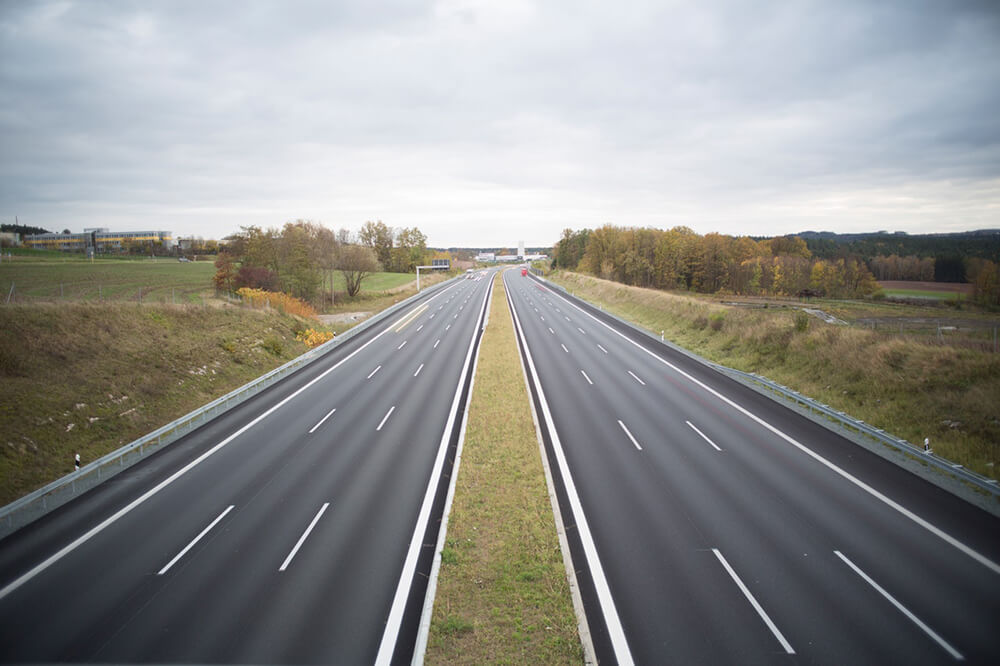
#> input picture lane-detection/highway.jpg, 1000 x 666 px, given in place of nl_highway.mp4, which was not available
$ python amsterdam.py
#> lines starting #> are read from the running program, lines starting #| are printed output that depends on the picture; after the words box and inside, x2 and y2 are one past the last pixel; in counts of white or black regions, pixels touching at a corner belong together; pictures that were not available may be replaced by others from this repository, and a replacement may not be noted
import cv2 as cv
import numpy as np

TEST_VIDEO = 'nl_highway.mp4'
#TEST_VIDEO = 'test_video_ams_cut.mp4'
LANE_HISTORY = 20
MAX_LANE_SHIFT = 20
DEBUG_MODE = True
left_line_history = []
right_line_history = []

def canny(image):
    gray= cv.cvtColor(image, cv.COLOR_BGR2GRAY)
    blur = cv.GaussianBlur(gray, (5, 5), 0)
    canny = cv.Canny(blur, 130, 170)
    return canny

def roi(image):
    height, width = image.shape[:2]
    mask = np.zeros_like(image)
    polygon = np.array([[
        (0, height),           # Bottom left
        (width*0.25, height*0.8),     # Mid-left point
        (width*0.5, height*0.5),      # Top left
        (width*0.5, height*0.5),      # Top right
        (width*0.75, height*0.76),      # Mid-right point
        (width*0.8, height)            # Bottom right
    ]], dtype=np.int32)

    cv.fillPoly(mask, polygon, 255)
    masked_img = cv.bitwise_and(image, mask)
    return masked_img, polygon

def filter_lanes(lines, image_width):
    if lines is None:
        return None, None, None
    left_lines = []
    right_lines = []
    rejected_lines = []

    for line in lines:
        x1, y1, x2, y2 = line[0]
        if x2 == x1:
            continue

        slope = (y2 - y1) / (x2 - x1)
        mid_x = (x1 + x2) / 2

        if abs(slope) < 0.2:
            rejected_lines.append(line)
        elif slope < 0 and mid_x > image_width * 0.2 and mid_x < image_width * 0.6 and mid_x > image_width * 0.4:
            left_lines.append(line)
        elif slope > 0 and mid_x > image_width * 0.5 and mid_x < image_width * 0.8 and mid_x > image_width * 0.55:
            right_lines.append(line)
        else:
            rejected_lines.append(line)

    return left_lines, right_lines, rejected_lines

def make_coordinates(image,line_parameters):
    slope,intercept=line_parameters
    y1=image.shape[0]
    y2=int(y1*0.75)
    x1=int((y1-intercept)/slope)
    x2=int((y2-intercept)/slope)
    return np.array([x1,y1,x2,y2])

prev_right_fit_average = np.array([-0.5, 300])
prev_left_fit_average = np.array([0.5, -50])

def fit_lane(image, lines):
    global prev_left_fit_average, prev_right_fit_average, left_line_history, right_line_history

    left_fit_average = prev_left_fit_average
    right_fit_average = prev_right_fit_average

    if lines is None:
        left_line = make_coordinates(image, prev_left_fit_average)
        right_line = make_coordinates(image, prev_right_fit_average)
        return np.array([left_line, right_line])

    left_fit = []
    right_fit = []

    for line in lines:
        x1, y1, x2, y2 = line.reshape(4)
        if abs(x2 - x1) < 1 or abs(y2 - y1) < 1:
            continue

        parameters = np.polyfit((x1, x2), (y1, y2), 1)
        slope = parameters[0]
        intercept = parameters[1]

        if slope < -0.3:  # Left lane
            left_fit.append((slope, intercept))
        elif slope > 0.3:  # Right lane
            right_fit.append((slope, intercept))

    if len(left_fit) > 0:
        left_fit_average = np.average(left_fit, axis=0)
        prev_left_fit_average = left_fit_average

    if len(right_fit) > 0:
        right_fit_average = np.average(right_fit, axis=0)
        prev_right_fit_average = right_fit_average

    try:
        left_line = make_coordinates(image, left_fit_average)
        right_line = make_coordinates(image, right_fit_average)
    except Exception as e:
        print(f"Error calculating lines: {e}")
        left_line = make_coordinates(image, prev_left_fit_average)
        right_line = make_coordinates(image, prev_right_fit_average)

    left_line_history.append(left_line)
    right_line_history.append(right_line)

    if len(left_line_history) > LANE_HISTORY:
        left_line_history.pop(0)
    if len(right_line_history) > LANE_HISTORY:
        right_line_history.pop(0)


    smoothed_left = np.mean(left_line_history, axis=0).astype(np.int32)
    smoothed_right = np.mean(right_line_history, axis=0).astype(np.int32)

    if len(left_line_history) > 1:
        prev_left = left_line_history[-2]
        if abs(smoothed_left[0] - prev_left[0]) > MAX_LANE_SHIFT:
            print("Rejecting sudden left lane shift")
            smoothed_left = prev_left

    if len(right_line_history) > 1:
        prev_right = right_line_history[-2]
        if abs(smoothed_right[0] - prev_right[0]) > MAX_LANE_SHIFT:
            print("Rejecting sudden right lane shift")
            smoothed_right = prev_right

    return np.array([smoothed_left, smoothed_right])

def create_lane_path(image, lane_lines):
    lane_path = np.zeros_like(image)
    if lane_lines is None or len(lane_lines) < 2:
        return lane_path

    left_line = lane_lines[0]
    right_line = lane_lines[1]

    lane_points = np.array([
        [left_line[0], left_line[1]],   # Bottom left
        [left_line[2], left_line[3]],   # Top left
        [right_line[2], right_line[3]], # Top right
        [right_line[0], right_line[1]]  # Bottom right
    ], dtype=np.int32)

    cv.fillPoly(lane_path, [lane_points], (0, 100, 0))

    return lane_path

# [7 lines left out: function display_lines, not called in this run]

cap = cv.VideoCapture(TEST_VIDEO)
while(cap.isOpened()):
    ret ,frame=cap.read()
#> frame is the input picture: shape (666, 1000, 3); mean B, G, R 139.3, 141.7, 141.2

    height, width = frame.shape[:2]

    canny_image=canny(frame)
#> in canny, `canny = cv.Canny(blur, 130, 170)`:
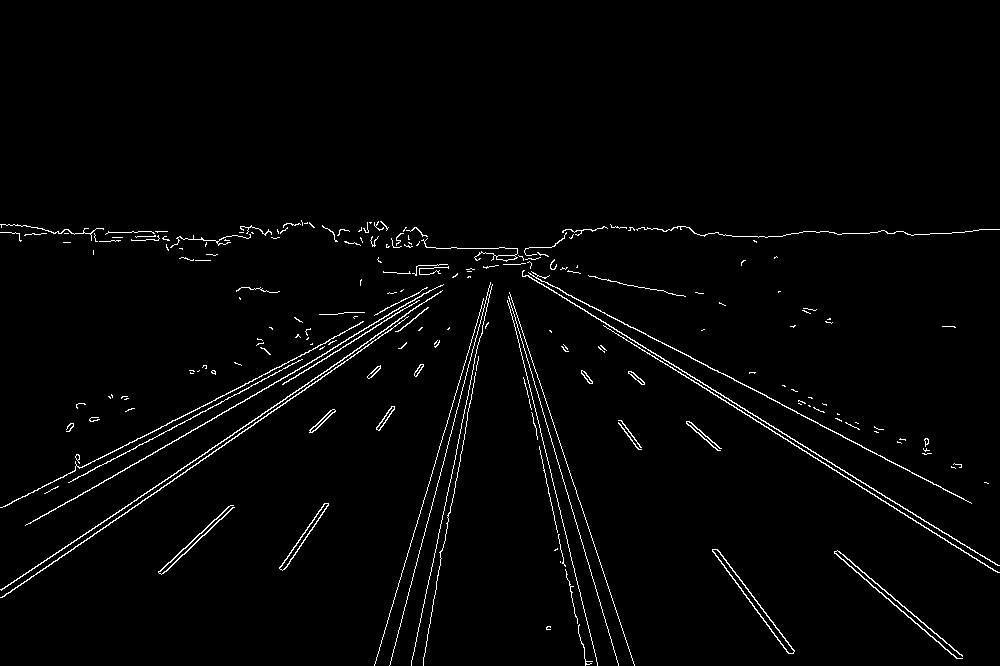
#> canny: shape (666, 1000); 2% white in thin lines or dots, all inside (x1, y1, x2, y2) = (0, 220, 1000, 666)

    cropped_image, roi_polygon=roi(canny_image)
#> roi_polygon = [[0, 666], [250, 532], [500, 333], [500, 333], [750, 506], [800, 666]]

    lines = cv.HoughLinesP(
        cropped_image,
        rho=2,
        theta=np.pi/180,
        threshold=100,
        minLineLength=20,
        maxLineGap=10
    )
#> lines = 16 rows, first 6: [411, 665, 461, 428], [524, 350, 574, 515], [527, 390, 581, 643], [389, 665, 454, 421], [450, 512, 478, 356], [519, 346, 596, 657]

    left_lines, right_lines, rejected_lines = filter_lanes(lines, width)
#> the loop in filter_lanes, `for line in lines:` made 16 passes
#> (x1, y1, x2, y2, slope, mid_x) on passes 1 to 8: (411, 665, 461, 428, -4.74, 436), (524, 350, 574, 515, 3.3, 549), (527, 390, 581, 643, 4.69, 554), (389, 665, 454, 421, -3.75, 421.5), (450, 512, 478, 356, -5.57, 464), (519, 346, 596, 657, 4.04, 557.5), (717, 549, 794, 651, 1.32, 755.5), (529, 353, 601, 565, 2.94, 565)
#> after the loop in filter_lanes, `for line in lines:`: left_lines = [[[411, 665, 461, 428]], [[389, 665, 454, 421]], [[450, 512, 478, 356]], [[376, 657, 454, 399]], [[423, 665, 441, 550]], [[455, 455, 476, 352]]]; rejected_lines = [[[524, 350, 574, 515]], [[284, 569, 328, 504]], [[279, 568, 325, 503]]]; right_lines = [[[527, 390, 581, 643]], [[519, 346, 596, 657]], [[717, 549, 794, 651]], [[529, 353, 601, 565]], [[565, 486, 602, 612]], [[721, 561, 788, 653]], [[712, 549, 743, 593]]]

    if DEBUG_MODE:
        debug_image = frame.copy()

        if lines is not None:
            for line in lines:
                x1, y1, x2, y2 = line[0]
                cv.line(debug_image, (x1, y1), (x2, y2), (0, 255, 255), 1)
#> this loop made 16 passes
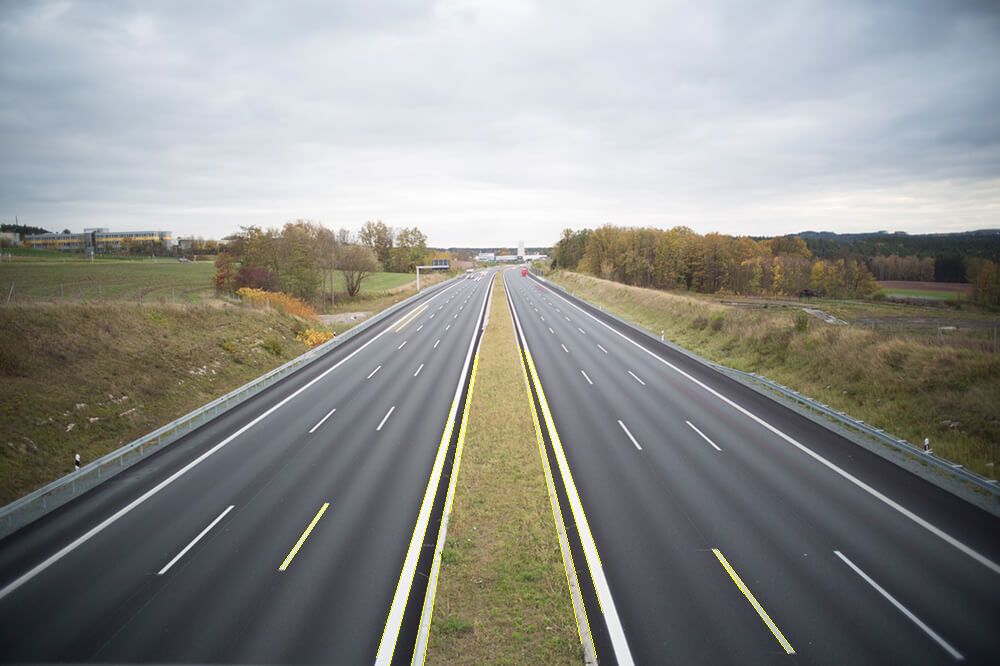
#> debug_image: shape (666, 1000, 3); 0.38% of pixels changed, all inside (x1, y1, x2, y2) = (279, 346, 795, 666)

        if left_lines is not None:
            for line in left_lines:
                x1, y1, x2, y2 = line[0]
                cv.line(debug_image, (x1, y1), (x2, y2), (255, 0, 0), 2)
#> this loop made 6 passes
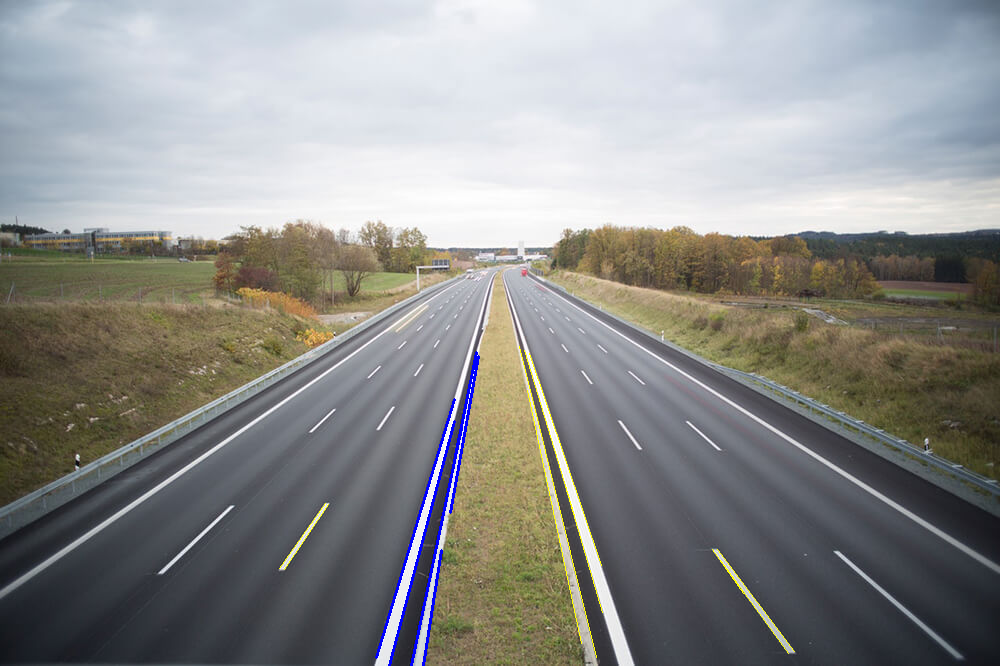
#> debug_image: shape (666, 1000, 3); 0.48% of pixels changed, all inside (x1, y1, x2, y2) = (375, 351, 480, 666)

        if right_lines is not None:
            for line in right_lines:
                x1, y1, x2, y2 = line[0]
                cv.line(debug_image, (x1, y1), (x2, y2), (0, 255, 0), 2)
#> this loop made 7 passes
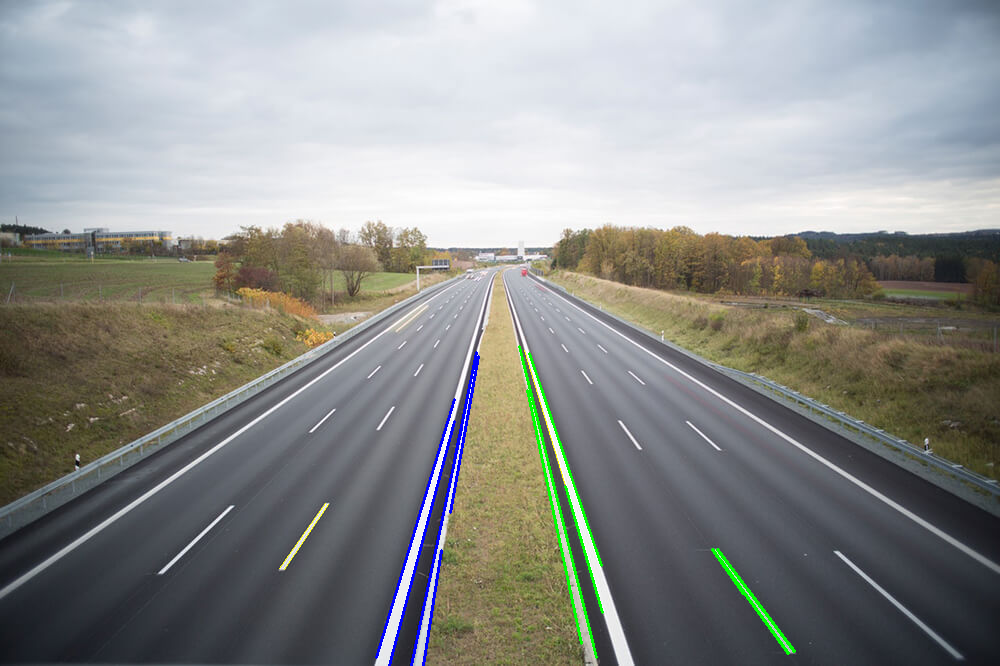
#> debug_image: shape (666, 1000, 3); 0.53% of pixels changed, all inside (x1, y1, x2, y2) = (518, 345, 796, 659)

        if rejected_lines is not None:
            for line in rejected_lines:
                x1, y1, x2, y2 = line[0]
                cv.line(debug_image, (x1, y1), (x2, y2), (0, 0, 255), 1)
#> this loop made 3 passes
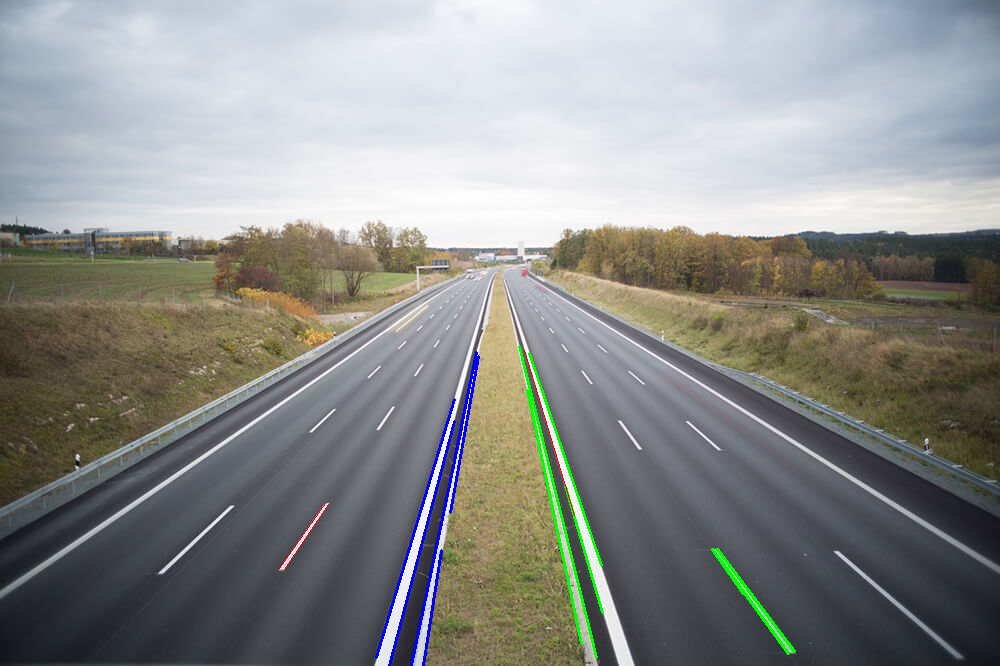
#> debug_image: shape (666, 1000, 3); 0.04% of pixels changed, all inside (x1, y1, x2, y2) = (279, 350, 575, 570)

        cv.putText(debug_image, f"Min slope: {0.3}", (10, 30),
                cv.FONT_HERSHEY_SIMPLEX, 0.7, (255, 255, 255), 2)
        cv.putText(debug_image, f"Left X range: {int(width*0.2)}-{int(width*0.5)}", (10, 60),
                cv.FONT_HERSHEY_SIMPLEX, 0.7, (255, 255, 255), 2)
        cv.putText(debug_image, f"Right X range: {int(width*0.5)}-{int(width*0.8)}", (10, 90),
                cv.FONT_HERSHEY_SIMPLEX, 0.7, (255, 255, 255), 2)

        cv.imshow("Debug Lines", debug_image)

    left_right_lanes = fit_lane(frame, lines)
#> the loop in fit_lane, `for line in lines:` made 16 passes
#> (x1, y1, x2, y2, slope, intercept) on passes 1 to 8: (411, 665, 461, 428, -4.74, 2613.1), (524, 350, 574, 515, 3.3, -1379.2), (527, 390, 581, 643, 4.69, -2079.1), (389, 665, 454, 421, -3.75, 2125.2), (450, 512, 478, 356, -5.57, 3019.1), (519, 346, 596, 657, 4.04, -1750.2), (717, 549, 794, 651, 1.32, -400.8), (529, 353, 601, 565, 2.94, -1204.6)
#> after the loop in fit_lane, `for line in lines:`: left_fit = [(-4.74, 2613.1), (-3.75, 2125.2), (-5.57, 3019.1), (-3.31, 1900.7), (-6.39, 3367.5), (-1.48, 988.5), (-1.41, 962.2), (-4.9, 2686.7)]; right_fit = [(3.3, -1379.2), (4.69, -2079.1), (4.04, -1750.2), (1.32, -400.8), (2.94, -1204.6), (3.41, -1438.1), (1.37, -429), (1.42, -461.6)]
#> in fit_lane, `left_fit_average = np.average(left_fit, axis=0)`: left_fit_average = [-3.94, 2207.9]
#> in fit_lane, `right_fit_average = np.average(right_fit, axis=0)`: right_fit_average = [2.81, -1142.8]
#> in make_coordinates, `slope,intercept=line_parameters`: slope = -3.94; intercept = 2207.9
#> in make_coordinates, `x1=int((y1-intercept)/slope)`: x1 = 390
#> in make_coordinates, `x2=int((y2-intercept)/slope)`: x2 = 433
#> in fit_lane, `left_line = make_coordinates(image, left_fit_average)`: left_line = [390, 666, 433, 499]
#> in fit_lane, `right_line = make_coordinates(image, right_fit_average)`: right_line = [643, 666, 583, 499]
#> in fit_lane, `smoothed_left = np.mean(left_line_history, axis=0).astype(np.int32)`: smoothed_left = [390, 666, 433, 499]
#> in fit_lane, `smoothed_right = np.mean(right_line_history, axis=0).astype(np.int32)`: smoothed_right = [643, 666, 583, 499]
#> left_right_lanes = [[390, 666, 433, 499], [643, 666, 583, 499]]
    center_lane = None

    line_image = np.zeros_like(frame)

    lane_path = create_lane_path(frame, left_right_lanes)
#> in create_lane_path, `left_line = lane_lines[0]`: left_line = [390, 666, 433, 499]
#> in create_lane_path, `right_line = lane_lines[1]`: right_line = [643, 666, 583, 499]
#> in create_lane_path, `lane_points = np.array([ [left_line[0], left_line[1]],`: lane_points = [[390, 666], [433, 499], [583, 499], [643, 666]]
#> in create_lane_path, `cv.fillPoly(lane_path, [lane_points], (0, 100, 0))`:
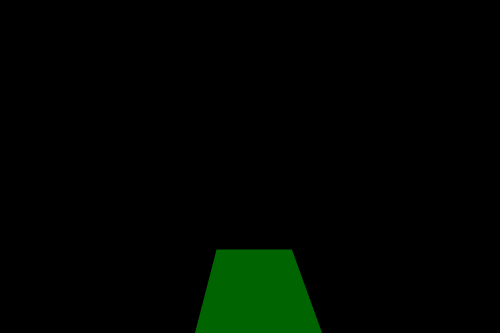
#> lane_path: shape (666, 1000, 3) (shown at 1/2 size); mean of channels 0, 1, 2 0, 5.1, 0; drawn as B, G, R

    if left_right_lanes is not None and len(left_right_lanes) > 0:
        x1, y1, x2, y2 = left_right_lanes[0]
#> x1 = 390; y1 = 666; x2 = 433; y2 = 499
        cv.line(line_image, (x1, y1), (x2, y2), (0, 255, 0), 8)  # Green

    if left_right_lanes is not None and len(left_right_lanes) > 1:
        x1, y1, x2, y2 = left_right_lanes[1]
#> x1 = 643; x2 = 583
        cv.line(line_image, (x1, y1), (x2, y2), (0, 0, 255), 8)  # Red
#> line_image: shape (666, 1000, 3); mean of channels 0, 1, 2 0, 0.6, 0.6

    result = frame.copy()
    path_overlay = cv.addWeighted(result, 1, lane_path, 0.3, 0)
    final_image = cv.addWeighted(path_overlay, 1, line_image, 1, 0)

    cv.imshow('result', final_image)
    roi_resized = cv.resize(cropped_image, (400, 400))
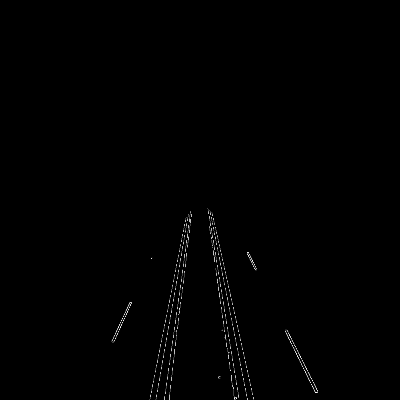
#> roi_resized: shape (400, 400); min 0, max 255, mean 1.2
    cv.imshow("ROI-Image", roi_resized)

    key = cv.waitKey(1) & 0xFF
#> (key Esc is pressed here)

    if key == 27:  # ESC key
        break
    elif key == ord('f'):  # Press 'f' to skip forward 5 seconds
        current_frame = cap.get(cv.CAP_PROP_POS_FRAMES)
        fps = cap.get(cv.CAP_PROP_FPS)
        cap.set(cv.CAP_PROP_POS_FRAMES, current_frame + int(fps * 5))
    elif key == ord('b'):  # Press 'b' to go back 5 seconds
        current_frame = cap.get(cv.CAP_PROP_POS_FRAMES)
        fps = cap.get(cv.CAP_PROP_FPS)
        cap.set(cv.CAP_PROP_POS_FRAMES, max(0, current_frame - int(fps * 5)))
    elif key == ord('d'):  # Press 'd' to toggle debug mode
        DEBUG_MODE = not DEBUG_MODE
        if DEBUG_MODE:
            print("Debug mode ON")
        else:
            print("Debug mode OFF")
            cv.destroyWindow("Debug Lines")
cap.release()
cv.destroyAllWindows()

$ run again, on lane-detection/lane.jpeg
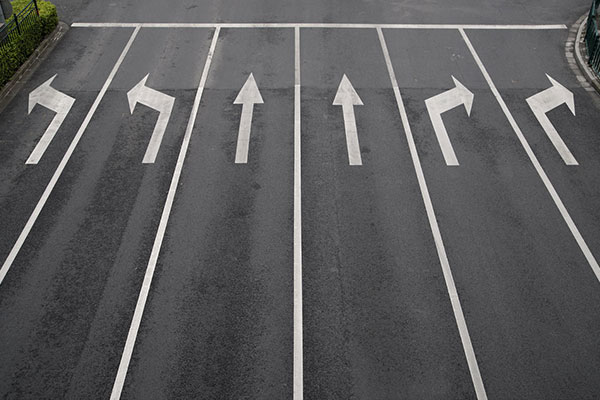
#> input picture lane-detection/lane.jpeg, 600 x 400 px, given in place of nl_highway.mp4, which was not available
#> frame is the input picture: shape (400, 600, 3); mean B, G, R 92.9, 92, 92.3
#> canny: shape (400, 600); 3% white in thin lines or dots
#> mask: shape (400, 600); 21.1% white; 1 white region, box (x1, y1, x2, y2) and area: (1, 200, 481, 400) 50723
#> masked_img: shape (400, 600); 0.26% white in thin lines or dots, all inside (x1, y1, x2, y2) = (110, 200, 478, 400)
#> roi_polygon = [[0, 400], [150, 320], [300, 200], [300, 200], [450, 304], [480, 400]]
#> lines = [[302, 348, 302, 396], [293, 399, 293, 211], [301, 229, 302, 342]]
#> the loop in filter_lanes, `for line in lines:` made 3 passes
#> after the loop in filter_lanes, `for line in lines:`: left_lines = []; rejected_lines = [[[301, 229, 302, 342]]]; right_lines = []
#> `left_lines, right_lines, rejected_lines = filter_lanes(lines, width)`: rejected_lines = [[[301, 229, 302, 342]]]
#> the loop `for line in lines:` made 3 passes
#> after the loop `for line in lines:`:
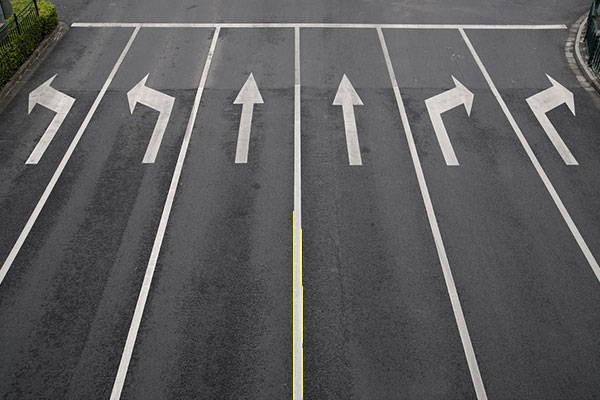
#> debug_image: shape (400, 600, 3); 0.15% of pixels changed, all inside (x1, y1, x2, y2) = (293, 211, 303, 400)
#> the loop `for line in rejected_lines:` made 1 pass
#> the loop in fit_lane, `for line in lines:` made 3 passes
#> after the loop in fit_lane, `for line in lines:`: left_fit = []; right_fit = [(113, -33784)]
#> right_fit_average = [113, -33784]
#> in fit_lane, `left_line = make_coordinates(image, left_fit_average)`: left_line = [900, 400, 700, 300]
#> in fit_lane, `right_line = make_coordinates(image, right_fit_average)`: right_line = [302, 400, 301, 300]
#> smoothed_left = [900, 400, 700, 300]
#> smoothed_right = [302, 400, 301, 300]
#> left_right_lanes = [[900, 400, 700, 300], [302, 400, 301, 300]]
#> in create_lane_path, `left_line = lane_lines[0]`: left_line = [900, 400, 700, 300]
#> in create_lane_path, `right_line = lane_lines[1]`: right_line = [302, 400, 301, 300]
#> lane_points = [[900, 400], [700, 300], [301, 300], [302, 400]]
#> `x1, y1, x2, y2 = left_right_lanes[0]`: x1 = 900; y1 = 400; x2 = 700; y2 = 300
#> `x1, y1, x2, y2 = left_right_lanes[1]`: x1 = 302; x2 = 301
#> `roi_resized = cv.resize(cropped_image, (400, 400))`:
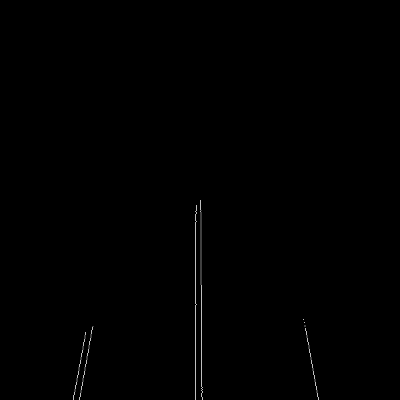
#> roi_resized: shape (400, 400); min 0, max 191, mean 0.7
